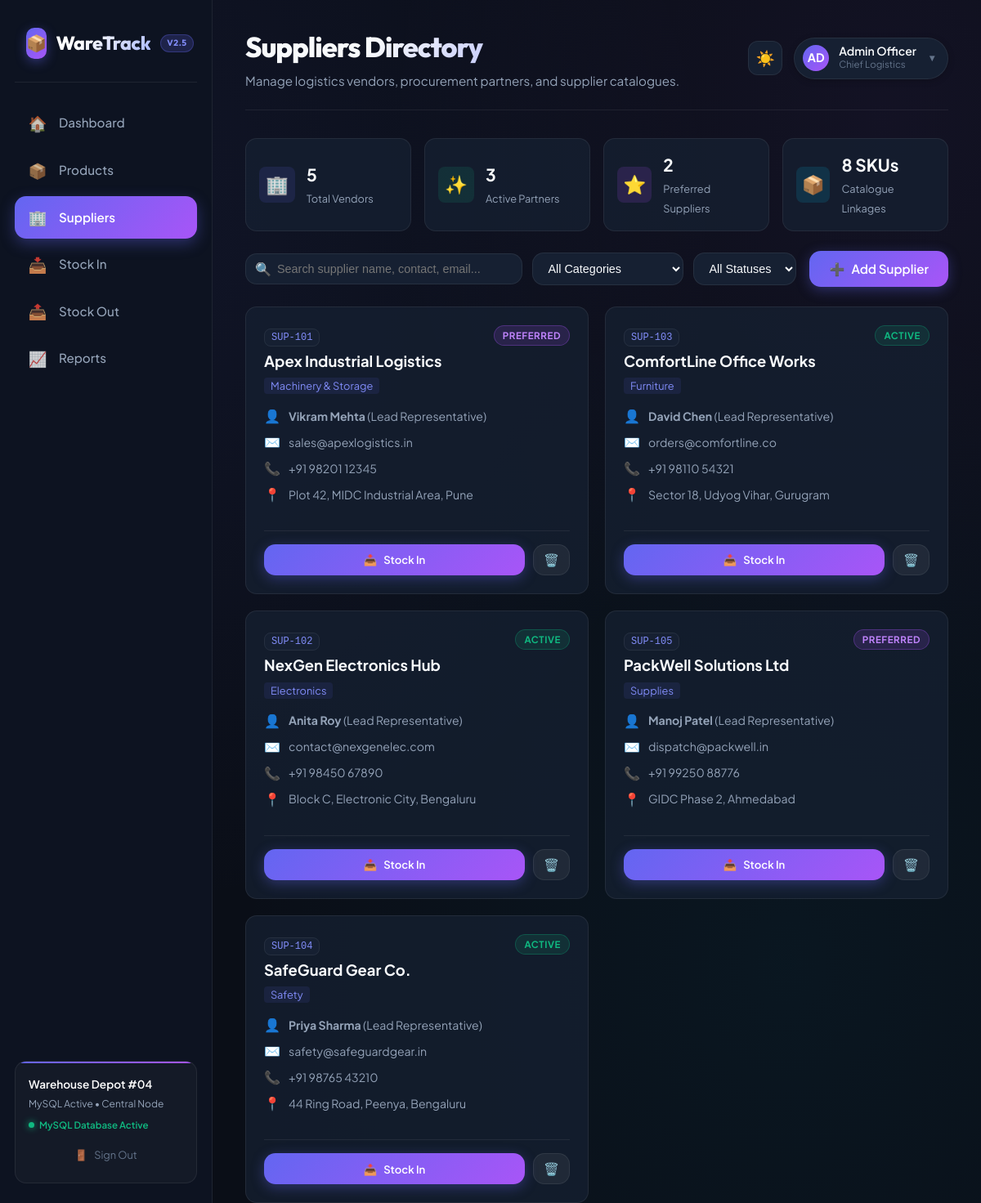
/suppliers.php, run on the app's committed database.
### tables this page shows
CREATE TABLE `suppliers` (
    `id` VARCHAR(50) NOT NULL PRIMARY KEY,
    `name` VARCHAR(255) NOT NULL,
    `contact_name` VARCHAR(100) NOT NULL,
    `email` VARCHAR(150) NOT NULL,
    `phone` VARCHAR(50) NOT NULL,
    `category` VARCHAR(100) NOT NULL,
    `address` VARCHAR(255) NOT NULL,
    `status` ENUM('Active', 'Preferred', 'On Hold') DEFAULT 'Active',
    `created_at` TIMESTAMP DEFAULT CURRENT_TIMESTAMP,
    INDEX `idx_supplier_category` (`category`),
    INDEX `idx_supplier_status` (`status`)
);

### includes/functions.php (called while the page is built, shortened)
<?php
function e($text) {
    return htmlspecialchars((string)($text ?? ''), ENT_QUOTES, 'UTF-8');
}
function ensureDatabaseSeeded() {
    $pdo = getDBConnection();
    try {
        $pdo->exec("
            CREATE TABLE IF NOT EXISTS `users` (
                `id` INT AUTO_INCREMENT PRIMARY KEY,
                `username` VARCHAR(50) NOT NULL UNIQUE,
                `password_hash` VARCHAR(255) NOT NULL,
                `full_name` VARCHAR(100) NOT NULL,
                `role` VARCHAR(50) NOT NULL DEFAULT 'Warehouse Officer',
                `email` VARCHAR(150) NOT NULL,
                `avatar_initials` VARCHAR(5) DEFAULT 'AD',
                `created_at` TIMESTAMP DEFAULT CURRENT_TIMESTAMP,
                INDEX `idx_username` (`username`)
            ) ENGINE=InnoDB DEFAULT CHARSET=utf8mb4 COLLATE=utf8mb4_unicode_ci;
        ");
        $pdo->exec("
            CREATE TABLE IF NOT EXISTS `suppliers` (
                `id` VARCHAR(50) NOT NULL PRIMARY KEY,
                `name` VARCHAR(255) NOT NULL,
                `contact_name` VARCHAR(100) NOT NULL,
                `email` VARCHAR(150) NOT NULL,
                `phone` VARCHAR(50) NOT NULL,
                `category` VARCHAR(100) NOT NULL,
                `address` VARCHAR(255) NOT NULL,
                `status` ENUM('Active', 'Preferred', 'On Hold') DEFAULT 'Active',
                `created_at` TIMESTAMP DEFAULT CURRENT_TIMESTAMP,
                INDEX `idx_supplier_category` (`category`),
                INDEX `idx_supplier_status` (`status`)
            ) ENGINE=InnoDB DEFAULT CHARSET=utf8mb4 COLLATE=utf8mb4_unicode_ci;
        ");
        $pdo->exec("
            CREATE TABLE IF NOT EXISTS `products` (
                `id` VARCHAR(50) NOT NULL PRIMARY KEY,
                `name` VARCHAR(255) NOT NULL,
                `category` VARCHAR(100) NOT NULL,
                `quantity` INT NOT NULL DEFAULT 0,
                `min_stock` INT NOT NULL DEFAULT 10,
                `price` DECIMAL(12, 2) NOT NULL DEFAULT 0.00,
                `location` VARCHAR(150) DEFAULT 'General Storage',
                `icon` VARCHAR(50) DEFAULT '📦',
                `supplier_id` VARCHAR(50) NULL,
                `created_at` TIMESTAMP DEFAULT CURRENT_TIMESTAMP,
                `updated_at` TIMESTAMP DEFAULT CURRENT_TIMESTAMP ON UPDATE CURRENT_TIMESTAMP,
                INDEX `idx_category` (`category`),
                INDEX `idx_quantity` (`quantity`),
                INDEX `idx_min_stock` (`min_stock`)
            ) ENGINE=InnoDB DEFAULT CHARSET=utf8mb4 COLLATE=utf8mb4_unicode_ci;
        ");
        $pdo->exec("
            CREATE TABLE IF NOT EXISTS `stock_transactions` (
                `id` INT AUTO_INCREMENT PRIMARY KEY,
                `transaction_type` ENUM('IN', 'OUT') NOT NULL,
                `product_id` VARCHAR(50) NOT NULL,
                `supplier_id` VARCHAR(50) NULL,
                `quantity` INT NOT NULL,
                `reference_no` VARCHAR(100) NOT NULL,
                `reason` VARCHAR(100) DEFAULT 'Purchase Restock',
                `unit_price` DECIMAL(12, 2) NOT NULL DEFAULT 0.00,
                `recipient` VARCHAR(150) NULL,
                `notes` TEXT NULL,
                `created_at` TIMESTAMP DEFAULT CURRENT_TIMESTAMP,
                INDEX `idx_trans_type` (`transaction_type`),
                INDEX `idx_trans_prod` (`product_id`),
                INDEX `idx_trans_created` (`created_at`)
            ) ENGINE=InnoDB DEFAULT CHARSET=utf8mb4 COLLATE=utf8mb4_unicode_ci;
        ");
        $pdo->exec("
            CREATE TABLE IF NOT EXISTS `activity_log` (
                `id` INT AUTO_INCREMENT PRIMARY KEY,
                `product_id` VARCHAR(50) NULL,
                `action` VARCHAR(50) NOT NULL,
                `details` TEXT NOT NULL,
                `created_at` TIMESTAMP DEFAULT CURRENT_TIMESTAMP,
                INDEX `idx_log_product` (`product_id`),
                INDEX `idx_log_created` (`created_at`)
            ) ENGINE=InnoDB DEFAULT CHARSET=utf8mb4 COLLATE=utf8mb4_unicode_ci;
        ");
        $userCount = $pdo->query("SELECT COUNT(*) FROM `users`")->fetchColumn();
        $suppCount = $pdo->query("SELECT COUNT(*) FROM `suppliers`")->fetchColumn();
        $count = $pdo->query("SELECT COUNT(*) FROM `products`")->fetchColumn();
        $transCount = $pdo->query("SELECT COUNT(*) FROM `stock_transactions`")->fetchColumn();
        return true;
    } catch (Exception $e) {
        return false;
    }
}
function getSuppliersList($category = 'All', $status = 'All', $search = '') {
    $pdo = getDBConnection();
    $fallback = [
        ['id' => 'SUP-101', 'name' => 'Apex Industrial Logistics', 'contact_name' => 'Vikram Mehta', 'email' => 'sales@apexlogistics.in', 'phone' => '+91 98201 12345', 'category' => 'Machinery & Storage', 'address' => 'Plot 42, MIDC Industrial Area, Pune', 'status' => 'Preferred', 'products_count' => 2],
        ['id' => 'SUP-102', 'name' => 'NexGen Electronics Hub', 'contact_name' => 'Anita Roy', 'email' => 'contact@nexgenelec.com', 'phone' => '+91 98450 67890', 'category' => 'Electronics', 'address' => 'Block C, Electronic City, Bengaluru', 'status' => 'Active', 'products_count' => 2],
        ['id' => 'SUP-103', 'name' => 'ComfortLine Office Works', 'contact_name' => 'David Chen', 'email' => 'orders@comfortline.co', 'phone' => '+91 98110 54321', 'category' => 'Furniture', 'address' => 'Sector 18, Udyog Vihar, Gurugram', 'status' => 'Active', 'products_count' => 2],
        ['id' => 'SUP-104', 'SafeGuard Gear Co.', 'contact_name' => 'Priya Sharma', 'email' => 'safety@safeguardgear.in', 'phone' => '+91 98765 43210', 'category' => 'Safety', 'address' => '44 Ring Road, Peenya, Bengaluru', 'status' => 'Active', 'products_count' => 1],
        ['id' => 'SUP-105', 'PackWell Solutions Ltd', 'contact_name' => 'Manoj Patel', 'email' => 'dispatch@packwell.in', 'phone' => '+91 99250 88776', 'category' => 'Supplies', 'address' => 'GIDC Phase 2, Ahmedabad', 'status' => 'Preferred', 'products_count' => 1],
    ];
    try {
        ensureDatabaseSeeded();
        $query = "
            SELECT s.*, COUNT(p.id) as products_count
            FROM `suppliers` s
            LEFT JOIN `products` p ON p.supplier_id = s.id
            WHERE 1=1
        ";
        $params = [];
        $query .= " GROUP BY s.id ORDER BY s.`name` ASC";
        $stmt = $pdo->prepare($query);
        $stmt->execute($params);
        return $stmt->fetchAll();
    } catch (Exception $e) {
        return $fallback;
    }
}

### suppliers.php (the view, shortened to what this page needs)
<?php
require_once __DIR__ . '/includes/functions.php';
$categoryFilter = $_GET['category'] ?? 'All';
$statusFilter = $_GET['status'] ?? 'All';
$searchQuery = $_GET['search'] ?? '';
$suppliers = getSuppliersList($categoryFilter, $statusFilter, $searchQuery);
$totalSuppliers = count($suppliers);
$activeCount = 0;
$preferredCount = 0;
foreach ($suppliers as $s) {
    if ($s['status'] === 'Active') $activeCount++;
    if ($s['status'] === 'Preferred') $preferredCount++;
}
require_once __DIR__ . '/includes/header.php';
?>
<div class="summary-ribbon">
    <div class="ribbon-chip">
        <div class="chip-icon">🏢</div>
        <div>
            <h4 style="font-size: 1.3rem; font-weight: 700; color: var(--text-primary);"><?= $totalSuppliers ?></h4>
            <span style="font-size: 0.8rem; color: var(--text-secondary);">Total Vendors</span>
        </div>
    </div>
    <div class="ribbon-chip">
        <div class="chip-icon" style="background: var(--success-bg); color: var(--success);">✨</div>
        <div>
            <h4 style="font-size: 1.3rem; font-weight: 700; color: var(--text-primary);"><?= $activeCount ?></h4>
            <span style="font-size: 0.8rem; color: var(--text-secondary);">Active Partners</span>
        </div>
    </div>
    <div class="ribbon-chip">
        <div class="chip-icon" style="background: rgba(168, 85, 247, 0.15); color: #c084fc;">⭐</div>
        <div>
            <h4 style="font-size: 1.3rem; font-weight: 700; color: var(--text-primary);"><?= $preferredCount ?></h4>
            <span style="font-size: 0.8rem; color: var(--text-secondary);">Preferred Suppliers</span>
        </div>
    </div>
    <div class="ribbon-chip">
        <div class="chip-icon" style="background: rgba(6, 182, 212, 0.15); color: var(--info);">📦</div>
        <div>
            <h4 style="font-size: 1.3rem; font-weight: 700; color: var(--text-primary);">8 SKUs</h4>
            <span style="font-size: 0.8rem; color: var(--text-secondary);">Catalogue Linkages</span>
        </div>
    </div>
</div>
<div class="page-toolbar">
    <form method="GET" action="suppliers.php" class="filter-controls" id="filterForm">
        <div class="search-box-wide">
            <span class="icon">🔍</span>
            <input type="text" name="search" placeholder="Search supplier name, contact, email..." value="<?= e($searchQuery) ?>" oninput="debounceSearch()">
        </div>
        <select name="category" class="filter-select" onchange="document.getElementById('filterForm').submit()">
            <option value="All" <?= $categoryFilter === 'All' ? 'selected' : '' ?>>All Categories</option>
        </select>
        <select name="status" class="filter-select" onchange="document.getElementById('filterForm').submit()">
            <option value="All" <?= $statusFilter === 'All' ? 'selected' : '' ?>>All Statuses</option>
        </select>
    </form>
    <button onclick="openAddSupplierModal()" class="btn-primary" style="display: flex; align-items: center; gap: 8px;">
        <span>➕</span> Add Supplier
    </button>
</div>
<div class="supplier-grid">
    <?php if (empty($suppliers)): ?>
        <div style="grid-column: 1 / -1; text-align: center; padding: 60px 20px; background: var(--bg-card); border-radius: var(--radius-md); border: 1px dashed var(--border-hover);">
            <div style="font-size: 2.5rem; margin-bottom: 12px;">🏢</div>
            <h3 style="color: var(--text-primary); margin-bottom: 6px;">No Suppliers Found</h3>
            <p style="color: var(--text-secondary); margin-bottom: 20px;">No vendor partners match your current filter criteria.</p>
            <button onclick="openAddSupplierModal()" class="btn-primary">Register New Supplier</button>
        </div>
    <?php else: ?>
        <?php foreach ($suppliers as $s): ?>
            <?php
                $badgeClass = 'badge-active';
                if ($s['status'] === 'Preferred') $badgeClass = 'badge-preferred';
            ?>
            <div class="supplier-card">
                <div>
                    <div class="card-top">
                        <div>
                            <span class="supplier-id-tag"><?= e($s['id']) ?></span>
                            <h3 class="supplier-title" style="margin-top: 6px;"><?= e($s['name']) ?></h3>
                            <span style="font-size: 0.8rem; color: var(--primary-light); background: rgba(99,102,241,0.1); padding: 2px 8px; border-radius: 4px;"><?= e($s['category']) ?></span>
                        </div>
                        <span class="badge-status <?= $badgeClass ?>"><?= e($s['status']) ?></span>
                    </div>
                    <div class="supplier-details">
                        <div class="detail-row">
                            <span>👤</span>
                            <span><strong><?= e($s['contact_name']) ?></strong> (Lead Representative)</span>
                        </div>
                        <div class="detail-row">
                            <span>✉️</span>
                            <a href="mailto:<?= e($s['email']) ?>" style="color: var(--text-secondary); text-decoration: none;"><?= e($s['email']) ?></a>
                        </div>
                        <div class="detail-row">
                            <span>📞</span>
                            <span><?= e($s['phone']) ?></span>
                        </div>
                        <div class="detail-row">
                            <span>📍</span>
                            <span><?= e($s['address']) ?></span>
                        </div>
                    </div>
                </div>
                <div class="card-actions">
                    <a href="stock-in.php?supplier_id=<?= urlencode($s['id']) ?>" class="btn-primary" style="flex: 1; justify-content: center; font-size: 0.82rem; padding: 8px 12px; text-decoration: none;">
                        <span>📥</span> Stock In
                    </a>
                    <button onclick="confirmDeleteSupplier('<?= e($s['id']) ?>', '<?= e(addslashes($s['name'])) ?>')" class="btn-secondary" style="padding: 8px 12px; color: #ef4444;" title="Delete Supplier">
                        🗑️
                    </button>
                </div>
            </div>
        <?php endforeach; ?>
    <?php endif; ?>
</div>
<?php require_once __DIR__ . '/includes/footer.php'; ?>

### css/style.css (style rules this page uses)
:root { --bg-base: #0a0e17; --bg-surface: #111827; --bg-surface-elevated: #162032; --bg-card: rgba(22, 32, 50, 0.75); --bg-card-hover: rgba(30, 41, 69, 0.85); --bg-sidebar: #0d1321; --border-subtle: rgba(255, 255, 255, 0.07); --border-hover: rgba(255, 255, 255, 0.16); --border-accent: rgba(99, 102, 241, 0.35); --text-primary: #f8fafc; --text-secondary: #94a3b8; --text-muted: #64748b; --text-inverse: #0f172a; --primary: #6366f1; --primary-light: #818cf8; --primary-dark: #4f46e5; --primary-glow: rgba(99, 102, 241, 0.25); --gradient-primary: linear-gradient(135deg, #6366f1 0%, #a855f7 100%); --gradient-accent: linear-gradient(135deg, #3b82f6 0%, #06b6d4 100%); --gradient-card: linear-gradient(145deg, rgba(26, 37, 59, 0.8) 0%, rgba(15, 23, 42, 0.6) 100%); --success: #10b981; --success-bg: rgba(16, 185, 129, 0.12); --success-border: rgba(16, 185, 129, 0.28); --warning: #f59e0b; --warning-bg: rgba(245, 158, 11, 0.12); --warning-border: rgba(245, 158, 11, 0.28); --danger: #ef4444; --danger-bg: rgba(239, 68, 68, 0.12); --danger-border: rgba(239, 68, 68, 0.28); --info: #06b6d4; --info-bg: rgba(6, 182, 212, 0.12); --info-border: rgba(6, 182, 212, 0.28); --shadow-sm: 0 2px 8px rgba(0, 0, 0, 0.2); --shadow-md: 0 8px 24px rgba(0, 0, 0, 0.35); --shadow-lg: 0 16px 40px rgba(0, 0, 0, 0.5); --shadow-glow: 0 0 25px rgba(99, 102, 241, 0.2); --sidebar-width: 260px; --header-height: 80px; --radius-sm: 8px; --radius-md: 14px; --radius-lg: 20px; --radius-full: 9999px; --transition-fast: 0.18s cubic-bezier(0.4, 0, 0.2, 1); --transition-base: 0.28s cubic-bezier(0.4, 0, 0.2, 1); --transition-smooth: 0.4s cubic-bezier(0.16, 1, 0.3, 1); }
* { margin: 0; padding: 0; box-sizing: border-box; }
html, body { height: 100%; }
body { font-family: 'Plus Jakarta Sans', -apple-system, BlinkMacSystemFont, 'Segoe UI', Roboto, sans-serif; background-color: var(--bg-base); color: var(--text-primary); line-height: 1.5; -webkit-font-smoothing: antialiased; display: flex; min-height: 100vh; overflow-x: hidden; position: relative; background-image: radial-gradient(at 10% 20%, rgba(99, 102, 241, 0.08) 0px, transparent 50%), radial-gradient(at 90% 10%, rgba(168, 85, 247, 0.06) 0px, transparent 40%), radial-gradient(at 80% 80%, rgba(6, 182, 212, 0.05) 0px, transparent 50%); background-attachment: fixed; }
a { color: inherit; text-decoration: none; }
button { font-family: inherit; cursor: pointer; border: none; background: none; }
.btn-primary { background: var(--gradient-primary); color: #ffffff; font-weight: 600; font-size: 0.95rem; padding: 12px 24px; border-radius: var(--radius-md); box-shadow: 0 4px 16px rgba(99, 102, 241, 0.35); display: inline-flex; align-items: center; justify-content: center; gap: 8px; transition: all var(--transition-fast); }
.btn-secondary { background: rgba(255, 255, 255, 0.06); color: var(--text-primary); font-weight: 600; font-size: 0.95rem; padding: 12px 22px; border-radius: var(--radius-md); border: 1px solid var(--border-subtle); transition: all var(--transition-fast); }

### data on the page
suppliers: id "SUP-101", name "Apex Industrial Logistics", category "Machinery & Storage", status "PREFERRED", contact_name "Vikram Mehta", email "sales@apexlogistics.in", phone "+91 98201 12345", address "Plot 42, MIDC Industrial Area, Pune"
suppliers: id "SUP-103", name "ComfortLine Office Works", category "Furniture", status "ACTIVE", contact_name "David Chen", email "orders@comfortline.co", phone "+91 98110 54321", address "Sector 18, Udyog Vihar, Gurugram"
suppliers: id "SUP-102", name "NexGen Electronics Hub", category "Electronics", status "ACTIVE", contact_name "Anita Roy", email "contact@nexgenelec.com", phone "+91 98450 67890", address "Block C, Electronic City, Bengaluru"
suppliers: id "SUP-105", name "PackWell Solutions Ltd", category "Supplies", status "PREFERRED", contact_name "Manoj Patel", email "dispatch@packwell.in", phone "+91 99250 88776", address "GIDC Phase 2, Ahmedabad"
suppliers: id "SUP-104", name "SafeGuard Gear Co.", category "Safety", status "ACTIVE", contact_name "Priya Sharma", email "safety@safeguardgear.in", phone "+91 98765 43210", address "44 Ring Road, Peenya, Bengaluru"

### other printed values
$pageTitle "Suppliers Directory"
$pageSubtitle "Manage logistics vendors, procurement partners, and supplier catalogues."
$currentUser['initials'] "AD"
$currentUser['full_name'] "Admin Officer"
$currentUser['role'] "Chief Logistics"
$totalSuppliers "5"
$activeCount "3"
$preferredCount "2"
